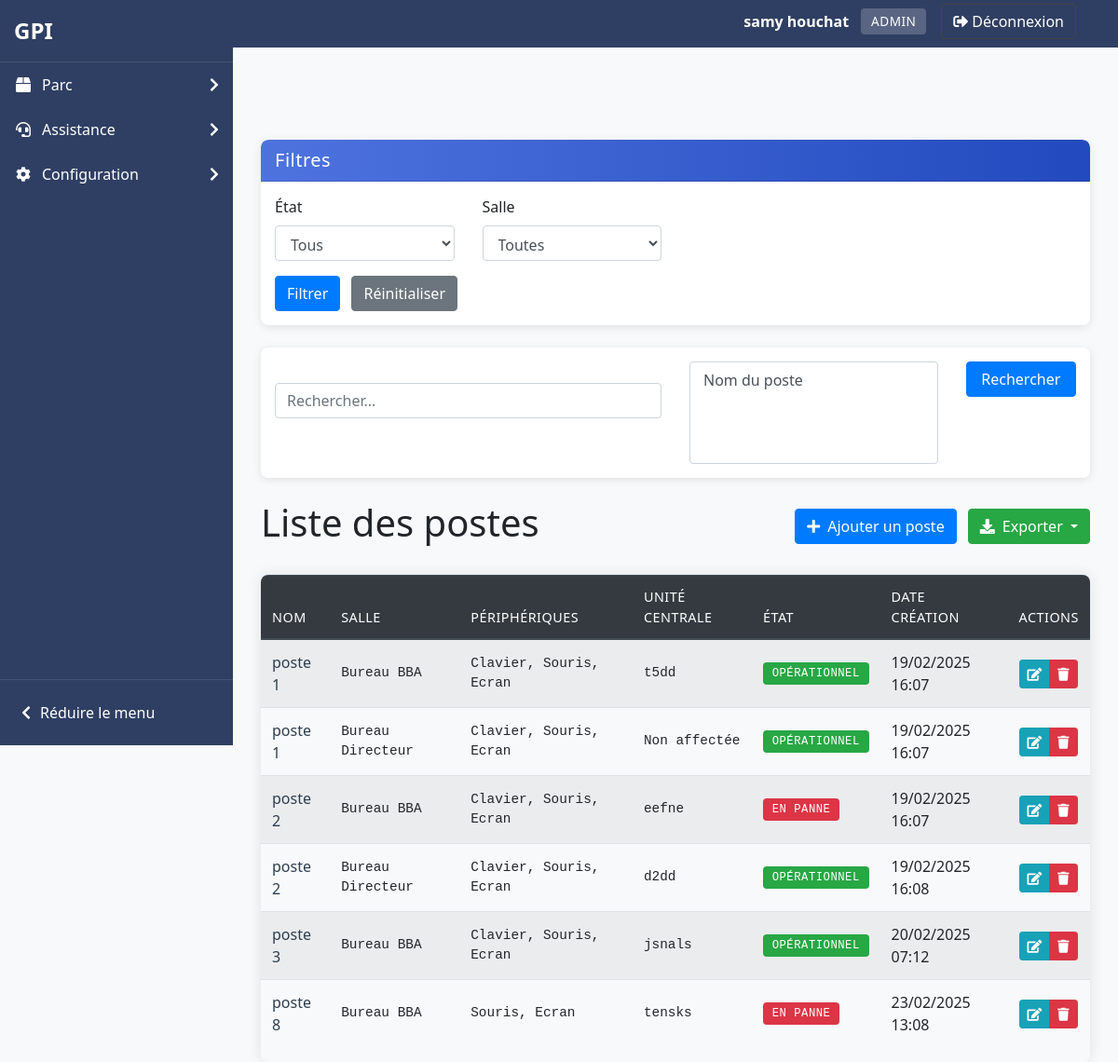
The app's page /pages/common/gestion_poste.php (signed in) with its own data.
### tables this page shows
CREATE TABLE IF NOT EXISTS `users` (
  `id_user` int NOT NULL AUTO_INCREMENT,
  `prenom` varchar(100) NOT NULL,
  `nom` varchar(100) NOT NULL,
  `email` varchar(255) NOT NULL,
  `password` varchar(255) NOT NULL,
  `id_role` int NOT NULL,
  `date_created` timestamp NULL DEFAULT CURRENT_TIMESTAMP,
  `code_utilisateur` varchar(6) DEFAULT NULL,
  PRIMARY KEY (`id_user`),
  UNIQUE KEY `email` (`email`),
  UNIQUE KEY `code_utilisateur` (`code_utilisateur`),
  KEY `fk_users_role` (`id_role`),
  KEY `idx_code_utilisateur` (`code_utilisateur`)
);

CREATE TABLE IF NOT EXISTS `roles` (
  `id_role` int NOT NULL AUTO_INCREMENT,
  `role_name` varchar(50) NOT NULL,
  PRIMARY KEY (`id_role`),
  UNIQUE KEY `role_name` (`role_name`)
);

CREATE TABLE IF NOT EXISTS `poste` (
  `id_poste` int NOT NULL AUTO_INCREMENT,
  `nom_poste` varchar(255) NOT NULL,
  `id_salle` int UNSIGNED NOT NULL,
  `date_creation` datetime DEFAULT CURRENT_TIMESTAMP,
  `etat` enum('opérationnel','en_panne') NOT NULL DEFAULT 'opérationnel',
  PRIMARY KEY (`id_poste`),
  KEY `id_salle` (`id_salle`)
);

CREATE TABLE IF NOT EXISTS `salles` (
  `id_salle` int UNSIGNED NOT NULL AUTO_INCREMENT,
  `nom_salle` varchar(50) NOT NULL,
  `etage` enum('2','3') NOT NULL,
  `groupe` enum('Administratif','Etude','Cisco') NOT NULL,
  PRIMARY KEY (`id_salle`),
  UNIQUE KEY `unique_salle_etage` (`nom_salle`,`etage`)
);

### pages/common/gestion_poste.php (the view, shortened to what this page needs)
<?php
require_once '../../includes/functions.php';
require_once '../../includes/filters.php';
afficherHeader('Gestion des Postes', 2);
try {
    $pdo = connectDB();
    $search = isset($_GET['search']) && $_GET['search'] !== '' ? $_GET['search'] : null;
    $searchColumns = [
        'nom_poste' => 'Nom du poste'
    ];
    echo getFilterForm('poste', $_GET);
    echo getSearchForm($search, $searchColumns);
    $sql = "SELECT
        p.*,
        s.nom_salle,
        GROUP_CONCAT(DISTINCT periph.type SEPARATOR ', ') AS peripheriques,
        u.numero_inventaire AS unite
    FROM poste p
    JOIN salles s ON p.id_salle = s.id_salle
    LEFT JOIN poste_peripherique pp ON p.id_poste = pp.id_poste
    LEFT JOIN peripherique periph ON pp.id_peripherique = periph.id_peripherique AND periph.supprime_le IS NULL
    LEFT JOIN poste_unite pu ON p.id_poste = pu.id_poste
    LEFT JOIN unite u ON pu.id_unite = u.id_unite AND u.supprime_le IS NULL
    WHERE 1";
    $params = [];
    $sql .= " GROUP BY p.id_poste ORDER BY p.nom_poste";
    $stmt = $pdo->prepare($sql);
    $stmt->execute($params);
    $postes = $stmt->fetchAll();
?>
<div class="d-flex justify-content-between align-items-center mb-4">
    <h1>Liste des postes</h1>
    <div>
        <a href="../../includes/gestion.php?action=ajouter_poste" class="btn btn-primary mr-2">
            <i class="fas fa-plus mr-2"></i>Ajouter un poste
        </a>
        <div class="dropdown d-inline-block">
            <button class="btn btn-success dropdown-toggle" type="button" id="exportDropdown" data-bs-toggle="dropdown" aria-expanded="false">
                <i class="fas fa-download mr-2"></i>Exporter
            </button>
        </div>
    </div>
</div>
<?php
    if (count($postes) > 0) {
?>
        <div class="table-responsive">
            <table class="table table-striped table-hover">
                <thead class="thead-dark">
                    <tr>
                        <th>Nom</th>
                        <th>Salle</th>
                        <th>Périphériques</th>
                        <th>Unité centrale</th>
                        <th>État</th>
                        <th>Date création</th>
                        <th>Actions</th>
                    </tr>
                </thead>
                <tbody>
<?php
        foreach ($postes as $poste) {
?>
                    <tr>
                        <td><?php echo htmlspecialchars($poste['nom_poste']); ?></td>
                        <td><?php echo htmlspecialchars($poste['nom_salle']); ?></td>
                        <td><?php echo ($poste['peripheriques'] ? htmlspecialchars($poste['peripheriques']) : 'Aucun'); ?></td>
                        <td><?php echo ($poste['unite'] ? htmlspecialchars($poste['unite']) : 'Non affectée'); ?></td>
                        <td>
                            <?php if ($poste['etat'] === 'opérationnel'): ?>
                                <span class="badge badge-success">Opérationnel</span>
                            <?php else: ?>
                                <span class="badge badge-danger">En panne</span>
                            <?php endif; ?>
                        </td>
                        <td><?php echo date('d/m/Y H:i', strtotime($poste['date_creation'])); ?></td>
                        <td>
                            <div class="btn-group" role="group">
                                <a href="../../includes/gestion.php?action=modifier_poste&id=<?php echo $poste['id_poste']; ?>" class="btn btn-info btn-sm"><i class="fas fa-edit"></i></a>
                                <a href="../../includes/gestion.php?action=supprimer_poste&id=<?php echo $poste['id_poste']; ?>" onclick="return confirm('Êtes-vous sûr ?')" class="btn btn-danger btn-sm"><i class="fas fa-trash"></i></a>
                            </div>
                        </td>
                    </tr>
<?php
        }
?>
                </tbody>
            </table>
        </div>
<?php
    } else {
?>
        <div class="alert alert-info">Aucun poste trouvé</div>
<?php
    }
} catch (PDOException $e) {
?>
    <div class="alert alert-danger">Erreur : <?php echo htmlspecialchars($e->getMessage()); ?></div>
<?php
}
?>
<?php
afficherFooter();
?>

### includes/functions.php (shortened to what this page needs)
<?php
function connectDB() {
    $host = 'localhost';
    $db   = 'gpii';
    $user = 'root';
    $pass = '';
    $charset = 'utf8mb4';
    $dsn = "mysql:host=$host;dbname=$db;charset=$charset";
    $options = [
        PDO::ATTR_ERRMODE => PDO::ERRMODE_EXCEPTION,
        PDO::ATTR_DEFAULT_FETCH_MODE => PDO::FETCH_ASSOC
    ];
    return new PDO($dsn, $user, $pass, $options);
}
function afficherHeader($titre, $niveau = 1, $afficher_sidebar = true) {
    $prefix = str_repeat('../', $niveau);
    echo '<!DOCTYPE html>';
    echo '<html lang="fr">';
    echo '<head>';
    echo '<link rel="stylesheet" href="' . $prefix . 'assets/css/bootstrap.css">';
    echo '<link rel="stylesheet" href="' . $prefix . 'assets/css/custom.css">';
    echo '<link rel="stylesheet" href="https://cdnjs.cloudflare.com/ajax/libs/font-awesome/5.15.3/css/all.min.css">';
    echo '</head>';
    echo '<body>';
    if ($afficher_sidebar) {
        echo '<div class="sidebar-glpi">';
        echo '<div class="sidebar-header">';
        echo '<a href="' . $prefix . 'index.php" class="logo-container">';
        echo '<span class="logo-text">GPI</span>';
        echo '</a>';
        echo '</div>';
        echo '<nav class="sidebar-nav">';
        echo '<ul class="sidebar-menu">';
        if (isset($_SESSION['user_role']) && ($_SESSION['user_role'] == 1 || $_SESSION['user_role'] == 2)) {
            echo '<li class="sidebar-item">';
            echo '<a href="#" class="sidebar-link">';
            echo '<i class="fas fa-box sidebar-icon"></i>';
            echo '<span>Parc</span>';
            echo '<i class="fas fa-chevron-right sidebar-arrow"></i>';
            echo '</a>';
            echo '</li>';
        }
        echo '<li class="sidebar-item">';
        echo '<a href="#" class="sidebar-link">';
        echo '<i class="fas fa-headset sidebar-icon"></i>';
        echo '<span>Assistance</span>';
        echo '<i class="fas fa-chevron-right sidebar-arrow"></i>';
        echo '</a>';
        echo '</li>';
        if (isset($_SESSION['user_role']) && $_SESSION['user_role'] == 1) {
            echo '<li class="sidebar-item">';
            echo '<a href="#" class="sidebar-link">';
            echo '<i class="fas fa-cog sidebar-icon"></i>';
            echo '<span>Configuration</span>';
            echo '<i class="fas fa-chevron-right sidebar-arrow"></i>';
            echo '</a>';
            echo '</li>';
        }
        echo '</ul>';
        echo '</nav>';
        echo '<div class="sidebar-footer">';
        echo '<button class="btn-collapse" id="collapseMenu">';
        echo '<i class="fas fa-chevron-left"></i>';
        echo '<span>Réduire le menu</span>';
        echo '</button>';
        echo '</div>';
        echo '</div>';
    }
    echo '<nav class="navbar navbar-expand-lg navbar-dark bg-primary mb-4" style="position: relative;">';
    echo '<div class="container d-flex justify-content-between align-items-center">';
    echo '<a class="navbar-brand" href="' . $prefix . 'index.php">GPI</a>';
    echo '<div class="d-flex align-items-center">';
    if (isset($_SESSION['user_id'])) {
        $pdo = connectDB();
        $stmt = $pdo->prepare("SELECT u.nom, u.prenom, r.role_name FROM users u JOIN roles r ON u.id_role = r.id_role WHERE u.id_user = ?");
        $stmt->execute([$_SESSION['user_id']]);
        $user = $stmt->fetch();
        echo '<div class="navbar-user-info mr-3">';
        echo '<span class="user-name text-white mr-2">' . htmlspecialchars($user['prenom'] . ' ' . $user['nom']) . '</span>';
        echo '<span class="user-role badge badge-light">' . htmlspecialchars($user['role_name']) . '</span>';
        echo '</div>';
        echo '<a href="' . $prefix . 'includes/logout.php" class="btn btn-outline-light"><i class="fas fa-sign-out-alt mr-1"></i>Déconnexion</a>';
    } else {
        echo '<a href="' . $prefix . 'index.php" class="btn btn-outline-light"><i class="fas fa-sign-in-alt mr-1"></i>Connexion</a>';
    }
    echo '</div>';
    echo '</div>';
    echo '</nav>';
    if ($afficher_sidebar) {
        echo '<div class="container" style="margin-top: 20px;">';
    } else {
        echo '<div class="container-fluid" style="margin-top: 20px;">';
    }
}
function afficherFooter() {
    echo '</div>';
    echo '</body>';
    echo '</html>';
}
        ?>

### assets/css/custom.css (style rules this page uses)
body { margin: 0; padding: 0; font-family: Arial, sans-serif; overflow-x: hidden; transition: all 0.3s ease; }
body .container { width: calc(100% - 30px); max-width: 1140px; margin-top: 70px; margin-left: auto; margin-right: auto; transition: all 0.3s ease; }
body:not(.sidebar-collapsed) { padding-left: 250px; }
.user-name { color: #fff; }
.user-role { background-color: rgba(255, 255, 255, 0.2); color: #fff; }
.btn-outline-light { border-color: #444; color: #fff; }
.navbar-brand { color: #fff !important; font-weight: bold; }
.navbar-user-info { display: flex; align-items: center; }
.sidebar-glpi { width: 250px; background-color: #2f3f63; color: white; height: 100vh; position: fixed; left: 0; top: 0; z-index: 1000; transition: all 0.3s ease; display: flex; flex-direction: column; }
.sidebar-header { padding: 15px; border-bottom: 1px solid rgba(255, 255, 255, 0.1); }
.logo-container { display: flex; align-items: center; text-decoration: none; color: white; }
.logo-text { font-size: 24px; font-weight: bold; color: white; }
.sidebar-nav { flex: 1; overflow-y: auto; padding-bottom: 20px; }
.sidebar-menu { list-style: none; padding: 0; margin: 0; }
.sidebar-item { position: relative; }
.sidebar-link { display: flex; align-items: center; padding: 12px 15px; color: white; text-decoration: none; transition: all 0.3s ease; }
.sidebar-icon { width: 20px; margin-right: 10px; text-align: center; }
.sidebar-arrow { margin-left: auto; transition: transform 0.3s ease; }
.sidebar-footer { padding: 15px; border-top: 1px solid rgba(255, 255, 255, 0.1); }
.btn-collapse { display: flex; align-items: center; background: none; border: none; color: white; cursor: pointer; padding: 8px; width: 100%; text-align: left; }
.btn-collapse i { margin-right: 10px; }
.badge { font-weight: 500; padding: 0.4em 0.6em; border-radius: 4px; }
body { font-family: 'Segoe UI', Tahoma, Geneva, Verdana, sans-serif; background-color: #f8f9fa; }
.table-responsive { box-shadow: 0 0 15px rgba(0, 0, 0, 0.1); border-radius: 8px; overflow: hidden; }
.table thead th { background-color: #343a40; color: white; border-bottom: 2px solid #454d55; }
.table td { vertical-align: middle; }
td:nth-child(2), td:nth-child(3), td:nth-child(4), td:nth-child(5) { font-family: 'Consolas', monospace; font-size: 0.9em; }
.badge { padding: 0.5em 0.8em; font-size: 0.85em; font-weight: 500; text-transform: uppercase; letter-spacing: 0.5px; }
.table-responsive { margin-top: 1rem; border-radius: 8px; box-shadow: 0 0 15px rgba(0,0,0,0.1); }
.table thead th { background-color: #343a40; color: white; font-weight: 500; text-transform: uppercase; font-size: 0.9em; letter-spacing: 0.5px; }
.table tbody tr { transition: background-color 0.2s ease; }
td:first-child { font-weight: 500; color: #2c3e50; }
.navbar { right: 250px; margin-right: -251px; }
.bg-primary { background-color: #2f3f63 !important; }

### records on screen
users: prenom+nom "samy houchat", id_role.role_name "ADMIN"
poste: nom_poste "poste 1", id_salle.nom_salle "Bureau BBA", peripheriques "Clavier, Souris, Ecran", unite "t5dd", etat "OPÉRATIONNEL", date_creation "19/02/2025 16:07"
poste: nom_poste "poste 1", id_salle.nom_salle "Bureau Directeur", peripheriques "Clavier, Souris, Ecran", shows "Non affectée", etat "OPÉRATIONNEL", date_creation "19/02/2025 16:07"
poste: nom_poste "poste 2", id_salle.nom_salle "Bureau BBA", peripheriques "Clavier, Souris, Ecran", unite "eefne", etat "EN PANNE", date_creation "19/02/2025 16:07"
poste: nom_poste "poste 2", id_salle.nom_salle "Bureau Directeur", peripheriques "Clavier, Souris, Ecran", unite "d2dd", etat "OPÉRATIONNEL", date_creation "19/02/2025 16:08"
poste: nom_poste "poste 3", id_salle.nom_salle "Bureau BBA", peripheriques "Clavier, Souris, Ecran", unite "jsnals", etat "OPÉRATIONNEL", date_creation "20/02/2025 07:12"
poste: nom_poste "poste 8", id_salle.nom_salle "Bureau BBA", peripheriques "Souris, Ecran", unite "tensks", etat "EN PANNE", date_creation "23/02/2025 13:08"
